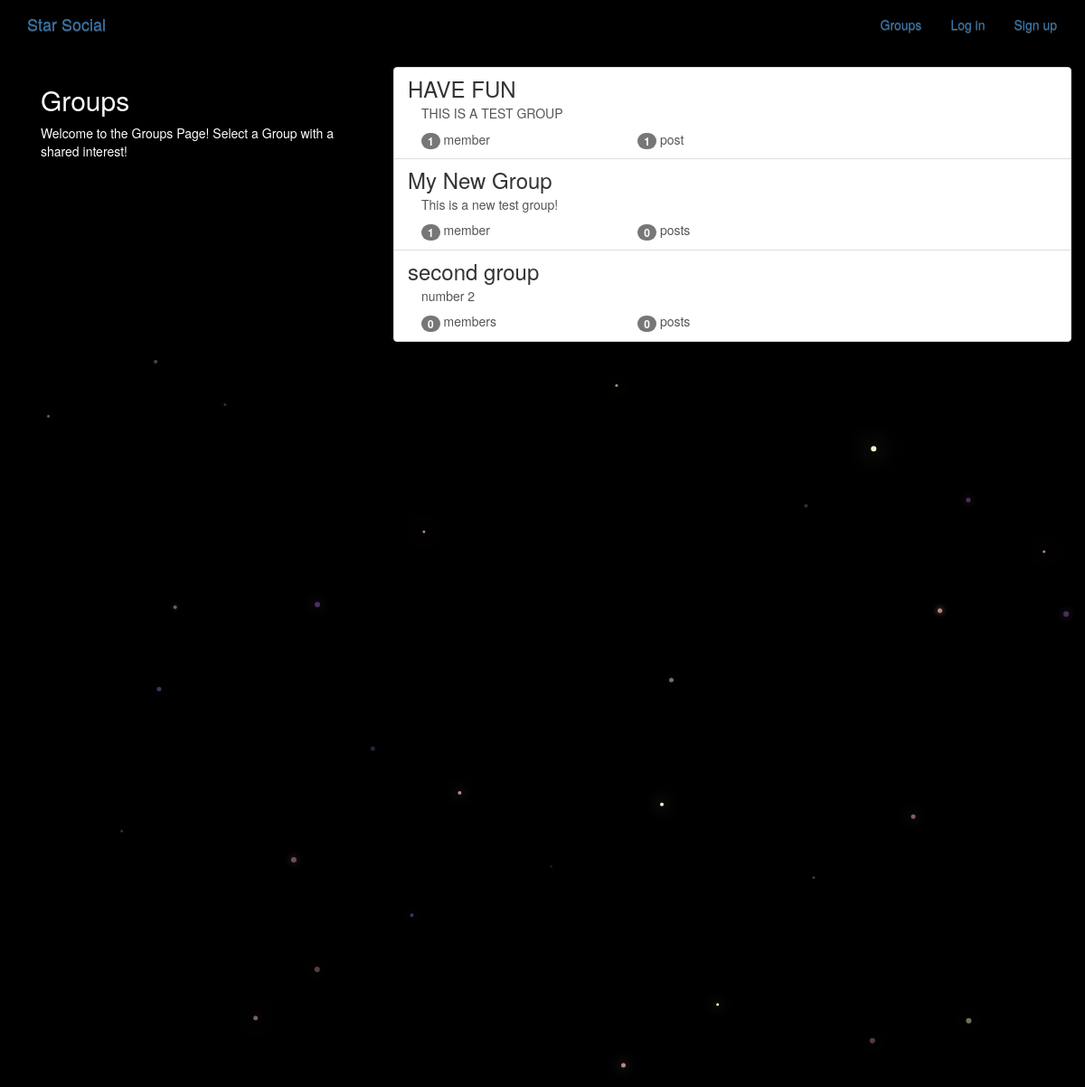
The app's page /groups/ with its own data.
### groups/models.py (models this page shows, shortened)
class Group(models.Model):
    id = models.BigAutoField(primary_key=True)  # Explicitly define primary key as BigAutoField
    name = models.CharField(max_length=255, unique=True)
    slug = models.SlugField(allow_unicode=True, unique=True)
    description = models.TextField(blank=True, default='')
    description_html = models.TextField(editable=False, default='', blank=True)
    members = models.ManyToManyField(User, through="GroupMember")
    class Meta:
        ordering = ["name"]

### groups/views.py (the view)
# urls.py: path("", views.ListGroups.as_view(), name="all"),
class ListGroups(generic.ListView):
    model = Group

### groups/templates/groups/group_list.html (shortened to what this page needs)
{% extends "groups/group_base.html" %}
{% block pregroup %}
<div class="col-md-4">
	<div class="content">
			<h2>Groups</h2>
			<p>Welcome to the Groups Page! Select a Group with a shared interest!</p>
	</div>
</div>
{% endblock %}
{% block group_content %}
<div class="col-md-8">
	<div class="list-group">
		{% for group in object_list %}
		  <a class="list-group-item" href="{% url 'groups:single' slug=group.slug %}">
			     <h3 class="title list-group-item-heading">{{ group.name }}</h3>
			<div class="list-group-item-text container-fluid">
				{{ group.description_html|safe }}
				<div class="row">
					<div class="col-md-4">
						<span class="badge">{{ group.members.count }}</span> member{{ group.members.count|pluralize }}
					</div>
					<div class="col-md-4">
						<span class="badge">{{ group.posts.count }}</span> post{{ group.posts.count|pluralize }}
					</div>
				</div>
			</div>
		</a>
		{% endfor %}
	</div>
</div>
{% endblock %}

### static/simplesocial/css/master.css (style rules this page uses)
body { margin: 0; overflow: hidden; background-color: black; color:white; }

### records on screen
Group: name "HAVE FUN", description_html "THIS IS A TEST GROUP", members.count "1", posts.count "1"
Group: name "My New Group", description_html "This is a new test group!", members.count "1", posts.count "0"
Group: name "second group", description_html "number 2", members.count "0", posts.count "0"
